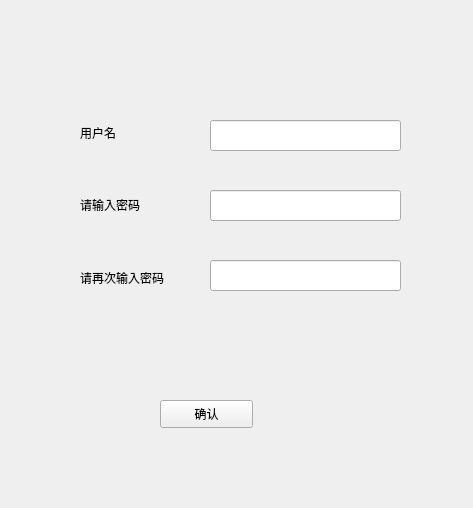
<?xml version="1.0" encoding="UTF-8"?>
<ui version="4.0">
 <class>Form</class>
 <widget class="QWidget" name="Form">
  <property name="geometry">
   <rect>
    <x>0</x>
    <y>0</y>
    <width>473</width>
    <height>508</height>
   </rect>
  </property>
  <property name="windowTitle">
   <string>Form</string>
  </property>
  <property name="styleSheet">
   <string notr="true"/>
  </property>
  <widget class="QLabel" name="label">
   <property name="geometry">
    <rect>
     <x>140</x>
     <y>20</y>
     <width>141</width>
     <height>20</height>
    </rect>
   </property>
   <property name="text">
    <string/>
   </property>
  </widget>
  <widget class="QPushButton" name="pushButton">
   <property name="geometry">
    <rect>
     <x>160</x>
     <y>400</y>
     <width>93</width>
     <height>28</height>
    </rect>
   </property>
   <property name="styleSheet">
    <string notr="true"/>
   </property>
   <property name="text">
    <string>确认</string>
   </property>
   <property name="shortcut">
    <string/>
   </property>
   <property name="checkable">
    <bool>false</bool>
   </property>
  </widget>
  <widget class="QLineEdit" name="lineEdit">
   <property name="geometry">
    <rect>
     <x>210</x>
     <y>120</y>
     <width>191</width>
     <height>31</height>
    </rect>
   </property>
  </widget>
  <widget class="QLineEdit" name="lineEdit_2">
   <property name="geometry">
    <rect>
     <x>210</x>
     <y>190</y>
     <width>191</width>
     <height>31</height>
    </rect>
   </property>
   <property name="font">
    <font>
     <underline>true</underline>
    </font>
   </property>
   <property name="frame">
    <bool>true</bool>
   </property>
   <property name="echoMode">
    <enum>QLineEdit::Password</enum>
   </property>
   <property name="cursorMoveStyle">
    <enum>Qt::LogicalMoveStyle</enum>
   </property>
   <property name="clearButtonEnabled">
    <bool>false</bool>
   </property>
  </widget>
  <widget class="QLineEdit" name="lineEdit_3">
   <property name="geometry">
    <rect>
     <x>210</x>
     <y>260</y>
     <width>191</width>
     <height>31</height>
    </rect>
   </property>
   <property name="echoMode">
    <enum>QLineEdit::Password</enum>
   </property>
  </widget>
  <widget class="QLabel" name="label_5">
   <property name="geometry">
    <rect>
     <x>-10</x>
     <y>10</y>
     <width>72</width>
     <height>15</height>
    </rect>
   </property>
   <property name="styleSheet">
    <string notr="true">
image: url(:/new/prefix1/Source/Icon/emoji.png);</string>
   </property>
   <property name="text">
    <string/>
   </property>
  </widget>
  <widget class="QWidget" name="">
   <property name="geometry">
    <rect>
     <x>80</x>
     <y>100</y>
     <width>100</width>
     <height>211</height>
    </rect>
   </property>
   <layout class="QVBoxLayout" name="verticalLayout">
    <item>
     <widget class="QLabel" name="label_3">
      <property name="styleSheet">
       <string notr="true">font: 57 13pt &quot;PingFang SC&quot;;</string>
      </property>
      <property name="text">
       <string>&lt;html&gt;&lt;head/&gt;&lt;body&gt;&lt;p&gt;&lt;span style=&quot; color:#000000;&quot;&gt;用户名&lt;/span&gt;&lt;/p&gt;&lt;/body&gt;&lt;/html&gt;</string>
      </property>
     </widget>
    </item>
    <item>
     <widget class="QLabel" name="label_4">
      <property name="styleSheet">
       <string notr="true">font: 14pt &quot;黑体&quot;;
font: 57 13pt &quot;PingFang SC&quot;;</string>
      </property>
      <property name="text">
       <string>&lt;html&gt;&lt;head/&gt;&lt;body&gt;&lt;p&gt;请输入密码&lt;/p&gt;&lt;/body&gt;&lt;/html&gt;</string>
      </property>
     </widget>
    </item>
    <item>
     <widget class="QLabel" name="label_2">
      <property name="styleSheet">
       <string notr="true">font: 57 13pt &quot;PingFang SC&quot;;</string>
      </property>
      <property name="text">
       <string>&lt;html&gt;&lt;head/&gt;&lt;body&gt;&lt;p&gt;请再次输入密码&lt;/p&gt;&lt;/body&gt;&lt;/html&gt;</string>
      </property>
     </widget>
    </item>
   </layout>
  </widget>
 </widget>
 <resources/>
 <connections/>
</ui>
